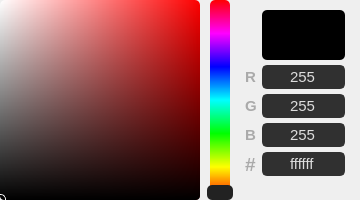
<?xml version="1.0" encoding="UTF-8"?>
<ui version="4.0">
 <class>ColorPicker</class>
 <widget class="QWidget" name="ColorPicker">
  <property name="geometry">
   <rect>
    <x>0</x>
    <y>0</y>
    <width>360</width>
    <height>200</height>
   </rect>
  </property>
  <property name="sizePolicy">
   <sizepolicy hsizetype="Preferred" vsizetype="Preferred">
    <horstretch>0</horstretch>
    <verstretch>0</verstretch>
   </sizepolicy>
  </property>
  <property name="minimumSize">
   <size>
    <width>0</width>
    <height>0</height>
   </size>
  </property>
  <property name="maximumSize">
   <size>
    <width>360</width>
    <height>200</height>
   </size>
  </property>
  <property name="styleSheet">
   <string notr="true">QWidget{
	background-color: none;
}
QFrame{
	border-radius:5px;
}

/*  LINE EDIT */
QLineEdit{
	color: rgb(221, 221, 221);
	background-color: #303030;
	border: 2px solid #303030;
	border-radius: 5px;
	selection-color: rgb(16, 16, 16);
	selection-background-color: rgb(221, 51, 34);
	font-family: Segoe UI;
	font-size: 11pt;
}
QLineEdit::focus{
	border-color: #aaaaaa;
}
</string>
  </property>
  <layout class="QHBoxLayout" name="horizontalLayout_2">
   <property name="spacing">
    <number>0</number>
   </property>
   <property name="leftMargin">
    <number>0</number>
   </property>
   <property name="topMargin">
    <number>0</number>
   </property>
   <property name="rightMargin">
    <number>0</number>
   </property>
   <property name="bottomMargin">
    <number>0</number>
   </property>
   <item>
    <widget class="QFrame" name="color_view">
     <property name="minimumSize">
      <size>
       <width>200</width>
       <height>200</height>
      </size>
     </property>
     <property name="maximumSize">
      <size>
       <width>5000</width>
       <height>5000</height>
      </size>
     </property>
     <property name="styleSheet">
      <string notr="true">/* ALL CHANGES HERE WILL BE OVERWRITTEN */;
background-color: qlineargradient(x1:1, x2:0, stop:0 hsl(0%,100%,50%), stop:1 rgba(255, 255, 255, 255));

</string>
     </property>
     <property name="frameShape">
      <enum>QFrame::StyledPanel</enum>
     </property>
     <property name="frameShadow">
      <enum>QFrame::Raised</enum>
     </property>
     <layout class="QVBoxLayout" name="verticalLayout_2">
      <property name="spacing">
       <number>0</number>
      </property>
      <property name="leftMargin">
       <number>0</number>
      </property>
      <property name="topMargin">
       <number>0</number>
      </property>
      <property name="rightMargin">
       <number>0</number>
      </property>
      <property name="bottomMargin">
       <number>0</number>
      </property>
      <item>
       <widget class="QFrame" name="black_overlay">
        <property name="styleSheet">
         <string notr="true">background-color: qlineargradient(spread:pad, x1:0, y1:0, x2:0, y2:1, stop:0 rgba(0, 0, 0, 0), stop:1 rgba(0, 0, 0, 255));
border-radius: 4px;

</string>
        </property>
        <property name="frameShape">
         <enum>QFrame::StyledPanel</enum>
        </property>
        <property name="frameShadow">
         <enum>QFrame::Raised</enum>
        </property>
        <widget class="QFrame" name="selector">
         <property name="geometry">
          <rect>
           <x>-6</x>
           <y>194</y>
           <width>12</width>
           <height>12</height>
          </rect>
         </property>
         <property name="minimumSize">
          <size>
           <width>12</width>
           <height>12</height>
          </size>
         </property>
         <property name="maximumSize">
          <size>
           <width>12</width>
           <height>12</height>
          </size>
         </property>
         <property name="styleSheet">
          <string notr="true">background-color:none;
border: 1px solid white;
border-radius: 5px;</string>
         </property>
         <property name="frameShape">
          <enum>QFrame::StyledPanel</enum>
         </property>
         <property name="frameShadow">
          <enum>QFrame::Raised</enum>
         </property>
         <widget class="QLabel" name="black_ring">
          <property name="geometry">
           <rect>
            <x>1</x>
            <y>1</y>
            <width>10</width>
            <height>10</height>
           </rect>
          </property>
          <property name="minimumSize">
           <size>
            <width>10</width>
            <height>10</height>
           </size>
          </property>
          <property name="maximumSize">
           <size>
            <width>10</width>
            <height>10</height>
           </size>
          </property>
          <property name="baseSize">
           <size>
            <width>10</width>
            <height>10</height>
           </size>
          </property>
          <property name="styleSheet">
           <string notr="true">background-color: none;
border: 1px solid black;
border-radius: 5px;</string>
          </property>
          <property name="text">
           <string/>
          </property>
         </widget>
        </widget>
       </widget>
      </item>
     </layout>
    </widget>
   </item>
   <item>
    <widget class="QFrame" name="hue_frame">
     <property name="minimumSize">
      <size>
       <width>30</width>
       <height>0</height>
      </size>
     </property>
     <property name="styleSheet">
      <string notr="true">QLabel{
	border-radius: 5px;
}</string>
     </property>
     <property name="frameShape">
      <enum>QFrame::StyledPanel</enum>
     </property>
     <property name="frameShadow">
      <enum>QFrame::Raised</enum>
     </property>
     <widget class="QFrame" name="hue_bg">
      <property name="geometry">
       <rect>
        <x>10</x>
        <y>0</y>
        <width>20</width>
        <height>200</height>
       </rect>
      </property>
      <property name="minimumSize">
       <size>
        <width>20</width>
        <height>200</height>
       </size>
      </property>
      <property name="styleSheet">
       <string notr="true">background-color: qlineargradient(spread:pad, x1:0, y1:1, x2:0, y2:0, stop:0 rgba(255, 0, 0, 255), stop:0.166 rgba(255, 255, 0, 255), stop:0.333 rgba(0, 255, 0, 255), stop:0.5 rgba(0, 255, 255, 255), stop:0.666 rgba(0, 0, 255, 255), stop:0.833 rgba(255, 0, 255, 255), stop:1 rgba(255, 0, 0, 255));
border-radius: 5px;</string>
      </property>
      <property name="frameShape">
       <enum>QFrame::StyledPanel</enum>
      </property>
      <property name="frameShadow">
       <enum>QFrame::Raised</enum>
      </property>
     </widget>
     <widget class="QLabel" name="hue_selector">
      <property name="geometry">
       <rect>
        <x>7</x>
        <y>185</y>
        <width>26</width>
        <height>15</height>
       </rect>
      </property>
      <property name="minimumSize">
       <size>
        <width>26</width>
        <height>0</height>
       </size>
      </property>
      <property name="styleSheet">
       <string notr="true">background-color: #222;
</string>
      </property>
      <property name="text">
       <string/>
      </property>
     </widget>
     <widget class="QFrame" name="hue">
      <property name="geometry">
       <rect>
        <x>7</x>
        <y>0</y>
        <width>26</width>
        <height>200</height>
       </rect>
      </property>
      <property name="minimumSize">
       <size>
        <width>20</width>
        <height>200</height>
       </size>
      </property>
      <property name="styleSheet">
       <string notr="true"/>
      </property>
      <property name="frameShape">
       <enum>QFrame::StyledPanel</enum>
      </property>
      <property name="frameShadow">
       <enum>QFrame::Raised</enum>
      </property>
     </widget>
    </widget>
   </item>
   <item>
    <widget class="QFrame" name="editfields">
     <property name="minimumSize">
      <size>
       <width>120</width>
       <height>200</height>
      </size>
     </property>
     <property name="maximumSize">
      <size>
       <width>120</width>
       <height>200</height>
      </size>
     </property>
     <property name="styleSheet">
      <string notr="true">QLabel{
	font-family: Segoe UI;
font-weight: bold;
	font-size: 11pt;
	color: #aaaaaa;
	border-radius: 5px;
}
</string>
     </property>
     <property name="frameShape">
      <enum>QFrame::StyledPanel</enum>
     </property>
     <property name="frameShadow">
      <enum>QFrame::Raised</enum>
     </property>
     <layout class="QFormLayout" name="formLayout">
      <property name="horizontalSpacing">
       <number>5</number>
      </property>
      <property name="verticalSpacing">
       <number>5</number>
      </property>
      <property name="leftMargin">
       <number>5</number>
      </property>
      <property name="topMargin">
       <number>10</number>
      </property>
      <property name="rightMargin">
       <number>15</number>
      </property>
      <property name="bottomMargin">
       <number>3</number>
      </property>
      <item row="0" column="1">
       <widget class="QLabel" name="color_vis">
        <property name="minimumSize">
         <size>
          <width>0</width>
          <height>50</height>
         </size>
        </property>
        <property name="maximumSize">
         <size>
          <width>16777215</width>
          <height>50</height>
         </size>
        </property>
        <property name="styleSheet">
         <string notr="true">/* ALL CHANGES HERE WILL BE OVERWRITTEN */;
background-color: #000;
</string>
        </property>
        <property name="text">
         <string/>
        </property>
       </widget>
      </item>
      <item row="1" column="0">
       <widget class="QLabel" name="lbl_red">
        <property name="text">
         <string>R</string>
        </property>
        <property name="buddy">
         <cstring>red</cstring>
        </property>
       </widget>
      </item>
      <item row="1" column="1">
       <widget class="QLineEdit" name="red">
        <property name="text">
         <string>255</string>
        </property>
        <property name="alignment">
         <set>Qt::AlignCenter</set>
        </property>
        <property name="clearButtonEnabled">
         <bool>false</bool>
        </property>
       </widget>
      </item>
      <item row="2" column="0">
       <widget class="QLabel" name="lbl_green">
        <property name="text">
         <string>G</string>
        </property>
        <property name="buddy">
         <cstring>green</cstring>
        </property>
       </widget>
      </item>
      <item row="2" column="1">
       <widget class="QLineEdit" name="green">
        <property name="text">
         <string>255</string>
        </property>
        <property name="alignment">
         <set>Qt::AlignCenter</set>
        </property>
       </widget>
      </item>
      <item row="3" column="0">
       <widget class="QLabel" name="lbl_blue">
        <property name="text">
         <string>B</string>
        </property>
        <property name="buddy">
         <cstring>blue</cstring>
        </property>
       </widget>
      </item>
      <item row="3" column="1">
       <widget class="QLineEdit" name="blue">
        <property name="text">
         <string>255</string>
        </property>
        <property name="alignment">
         <set>Qt::AlignCenter</set>
        </property>
       </widget>
      </item>
      <item row="4" column="0">
       <widget class="QLabel" name="lbl_hex">
        <property name="styleSheet">
         <string notr="true">font-size: 14pt;</string>
        </property>
        <property name="text">
         <string>#</string>
        </property>
        <property name="buddy">
         <cstring>blue</cstring>
        </property>
       </widget>
      </item>
      <item row="4" column="1">
       <widget class="QLineEdit" name="hex">
        <property name="text">
         <string>ffffff</string>
        </property>
        <property name="alignment">
         <set>Qt::AlignCenter</set>
        </property>
       </widget>
      </item>
     </layout>
    </widget>
   </item>
  </layout>
 </widget>
 <layoutdefault spacing="5" margin="10"/>
 <tabstops>
  <tabstop>red</tabstop>
  <tabstop>green</tabstop>
  <tabstop>blue</tabstop>
 </tabstops>
 <resources/>
 <connections/>
</ui>
